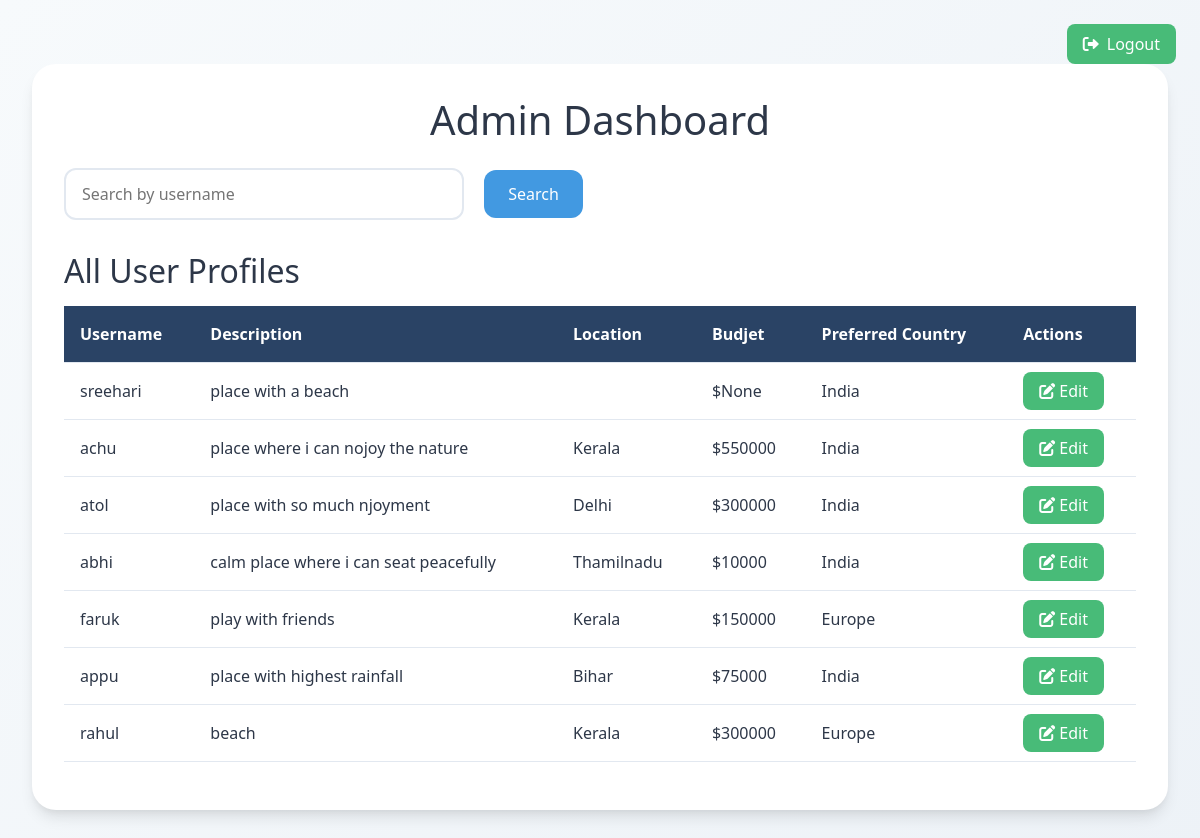
Screenshot of /accounts/admin/dashboard/ (signed in) with the database file from the repository.
### accounts/models.py (models this page shows, shortened)
class UserProfile(models.Model):
    user = models.OneToOneField(User, on_delete=models.CASCADE)
    description = models.TextField(blank=True, null=True)
    location= models.CharField(max_length=30, blank=True)
    budjet = models.IntegerField(blank=True, null=True)
    preferred_country = models.CharField(max_length=30, blank=True)

### accounts/views.py (the view, shortened to what this page needs)
# urls.py: path('admin/dashboard/', views.admin_dashboard, name='admin_dashboard'),
@user_passes_test(lambda u: u.is_superuser)
def admin_dashboard(request):
    user_profiles = list(UserProfile.objects.all())
    for profile in user_profiles:
        profile.form = UserProfileForm(instance=profile)
    return render(request, 'accounts/admin_dashboard.html', {
        'user_profiles': user_profiles,
    })

### accounts/templates/accounts/admin_dashboard.html (shortened to what this page needs)
<!DOCTYPE html>
<html lang="en">
<head>
    <link rel="stylesheet" href="https://cdn.jsdelivr.net/npm/bootstrap@5.3.0/dist/css/bootstrap.min.css">
    <link rel="stylesheet" href="https://cdnjs.cloudflare.com/ajax/libs/font-awesome/6.0.0/css/all.min.css">
</head>
<body>
    <div class="container">
        <h1 class="text-center mb-4">Admin Dashboard</h1>
        <form action="{% url 'logout' %}" method="post" style="display: inline;">
            <button type="submit" class="logout-btn">
                <i class="fas fa-sign-out-alt"></i>
                Logout
            </button>
        </form>
        <div class="search-box">
            <form method="POST">
                <input type="text" name="search_username" placeholder="Search by username">
                <button type="submit">Search</button>
            </form>
        </div>
        <h2>All User Profiles</h2>
        <table class="profile-table">
            <thead>
                <tr>
                    <th>Username</th>
                    <th>Description</th>
                    <th>Location</th>
                    <th>Budjet</th>
                    <th>Preferred Country</th>
                    <th>Actions</th>
                </tr>
            </thead>
            <tbody>
                {% for profile in user_profiles %}
                <tr>
                    <td>{{ profile.user.username }}</td>
                    <td>{{ profile.description }}</td>
                    <td>{{ profile.location }}</td>
                    <td>${{ profile.budjet }}</td>
                    <td>{{ profile.preferred_country }}</td>
                    <td>
                        <a href="#" class="action-btn" data-bs-toggle="modal" data-bs-target="#editModal{{ profile.id }}">
                            <i class="fas fa-edit"></i> Edit
                        </a>
                    </td>
                </tr>
                {% endfor %}
            </tbody>
        </table>
    </div>
</body>
</html>

### accounts/templates/accounts/admin_dashboard.html (style rules this page uses)
:root { --primary-color: #2A4365; --secondary-color: #4299E1; --accent-color: #48BB78; --text-color: #2D3748; }
body { font-family: 'Segoe UI', system-ui, -apple-system, sans-serif; background: linear-gradient(135deg, #F7FAFC 0%, #EDF2F7 100%); margin: 0; padding: 2rem; min-height: 100vh; color: var(--text-color); }
.container { max-width: 1200px; margin: 2rem auto; background: white; border-radius: 1.5rem; box-shadow: 0 10px 15px -3px rgba(0, 0, 0, 0.1), 0 4px 6px -2px rgba(0, 0, 0, 0.05); overflow: hidden; padding: 2rem; }
.search-box { margin-bottom: 2rem; }
.search-box input { border: 2px solid #e2e8f0; border-radius: 0.75rem; padding: 0.75rem 1rem; width: 100%; max-width: 400px; }
.search-box button { background: var(--secondary-color); color: white; border: none; border-radius: 0.75rem; padding: 0.75rem 1.5rem; margin-left: 1rem; cursor: pointer; transition: background 0.3s; }
.profile-table { width: 100%; border-collapse: collapse; margin: 1rem 0; }
.profile-table th, .profile-table td { padding: 1rem; border-bottom: 1px solid #e2e8f0; text-align: left; }
.profile-table th { background-color: var(--primary-color); color: white; }
.action-btn { background: var(--accent-color); color: white; padding: 0.5rem 1rem; border-radius: 0.5rem; text-decoration: none; transition: background 0.3s; }
.logout-btn { position: absolute; top: 1.5rem; right: 1.5rem; background: var(--accent-color); color: white; border: none; padding: 0.5rem 1rem; border-radius: 0.5rem; font-size: 1rem; font-weight: 500; cursor: pointer; transition: background 0.3s, transform 0.2s; display: flex; align-items: center; gap: 0.5rem; }

### rows the page displays
UserProfile: user.username "sreehari", description "place with a beach", budjet "None", preferred_country "India"
UserProfile: user.username "achu", description "place where i can nojoy the nature", location "Kerala", budjet "550000", preferred_country "India"
UserProfile: user.username "atol", description "place with so much njoyment", location "Delhi", budjet "300000", preferred_country "India"
UserProfile: user.username "abhi", description "calm place where i can seat peacefully", location "Thamilnadu", budjet "10000", preferred_country "India"
UserProfile: user.username "faruk", description "play with friends", location "Kerala", budjet "150000", preferred_country "Europe"
UserProfile: user.username "appu", description "place with highest rainfall", location "Bihar", budjet "75000", preferred_country "India"
UserProfile: user.username "rahul", description "beach", location "Kerala", budjet "300000", preferred_country "Europe"
